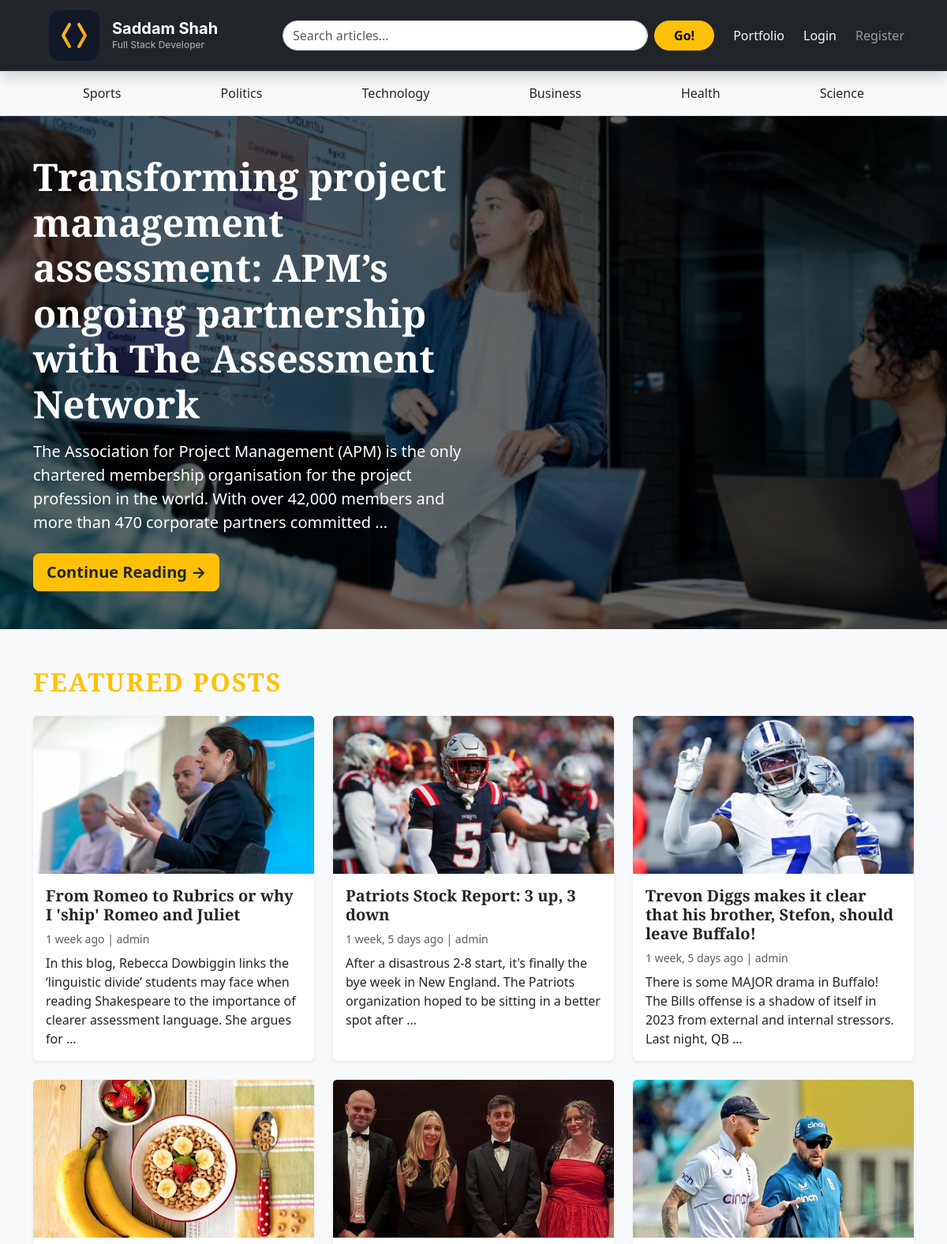
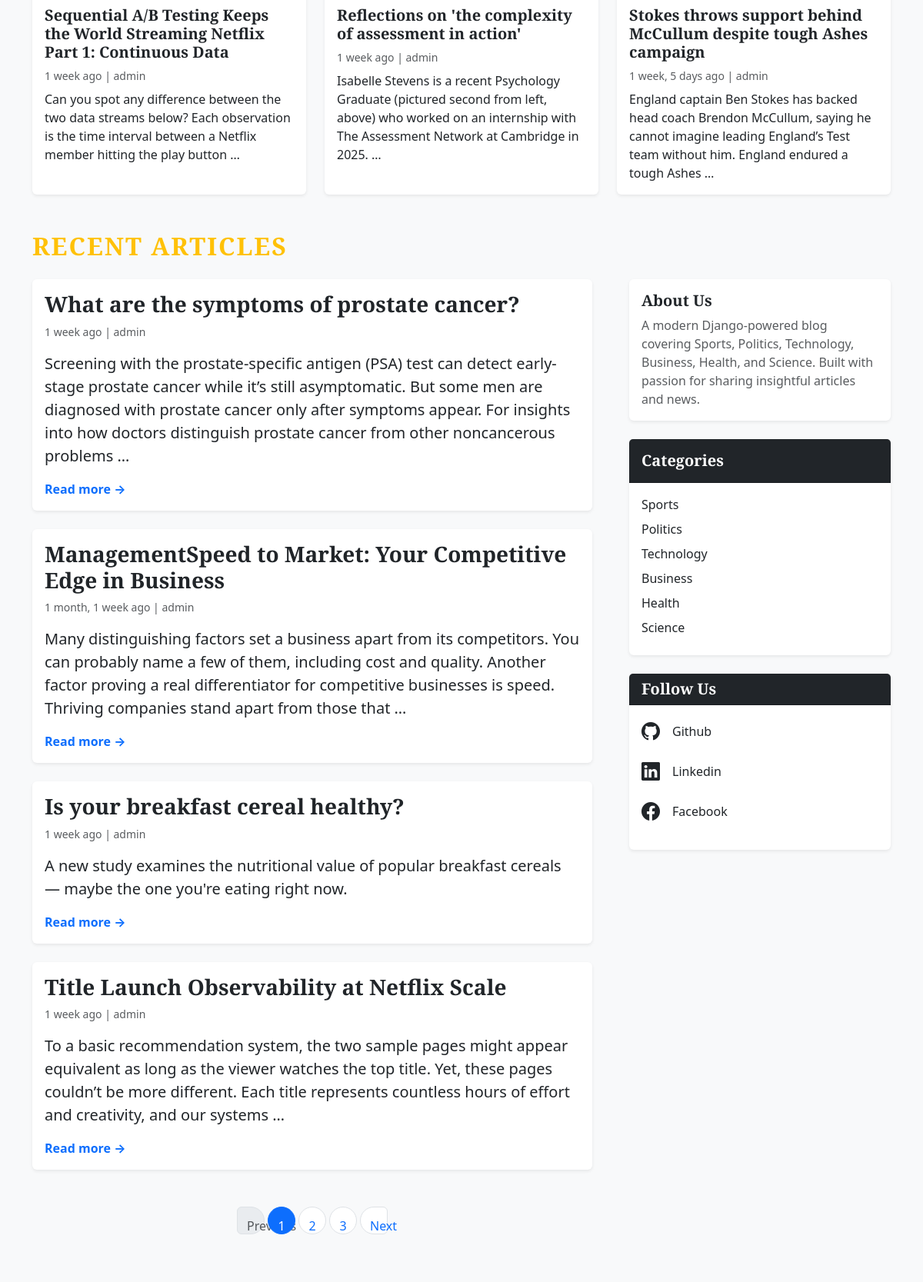
The page / (upper part) on the database its author committed (2 pictures, top to bottom).
### blogs/models.py (models this page shows, shortened)
class Category(models.Model):
    category_name = models.CharField(max_length = 50, unique=True)
    created_at = models.DateTimeField(auto_now_add=True)
    updated_at = models.DateTimeField(auto_now=True)
    class Meta:
        verbose_name_plural = 'categories'

class Blog(models.Model):
    title = models.CharField(max_length=100)
    slug = models.SlugField(max_length=150, unique=True, blank=True)
    category = models.ForeignKey(Category, on_delete=models.CASCADE)
    author = models.ForeignKey(User, on_delete=models.CASCADE)
    featured_image = models.ImageField(upload_to='uploads/%Y/%m/%d')
    short_description = models.TextField(max_length=500)
    blog_body = models.TextField(max_length=2000)
    status = models.CharField(max_length = 20, choices = STATUS_CHOICES, default = 'Draft')
    is_featured = models.BooleanField(default=True)
    created_at = models.DateTimeField(auto_now_add=True)
    updated_at = models.DateTimeField(auto_now=True)

### assignments/models.py (models this page shows, shortened)
class About(models.Model):
    about_heading = models.CharField(max_length=25)
    about_description = models.TextField(max_length=255)
    created_at = models.DateTimeField(auto_now_add=True)
    updated_at = models.DateTimeField(auto_now=True)
    class Meta:
        verbose_name_plural = 'About'

class SocialLink(models.Model):
    platform = models.CharField(max_length= 25)
    link = models.URLField(max_length=100)
    created_at = models.DateTimeField(auto_now_add=True)
    updated_at = models.DateTimeField(auto_now=True)
    class Meta:
        verbose_name_plural = 'SocialLink'

### blog_main/views.py (the view)
# urls.py: 2. Add a URL to urlpatterns:  path('', views.home, name='home')
def home(request):
    featured_posts = Blog.objects.filter(is_featured = True, status = 'Published').order_by('updated_at')
    all_posts = Blog.objects.filter(is_featured = False, status = 'Published').order_by('-updated_at')
    paginator = Paginator(all_posts, 4)
    page_number = request.GET.get('page')
    page_obj = paginator.get_page(page_number)
    try:
        about = About.objects.get()
    except:
        about = None
    context = {
        'featured_posts' : featured_posts,
        'page_obj' : page_obj,
        'about' : about,
    }
    return render(request, 'home.html', context)

### blogs/context_processors.py (called while the page is built)
def get_categories(request):
    categories = Category.objects.all()
    return dict(categories = categories)

def get_social_links(request):
    social_links = SocialLink.objects.all()
    return dict(social_links = social_links)

### templates/home.html (shortened to what this page needs)
{% extends 'base.html' %}
{% load static %}
{% block content %}
{% for post in featured_posts %}
  {% if forloop.first %}
  <section class="py-5 text-white position-relative overflow-hidden"
           style="background: linear-gradient(rgba(0,0,0,0.6), rgba(0,0,0,0.6)), url('{{ post.featured_image.url }}') center/cover no-repeat; min-height: 80vh;">
    <div class="container h-100 d-flex align-items-center">
      <div class="col-lg-7 col-xl-6">
        <h1 class="display-4 fw-bold mb-3">{{ post.title }}</h1>
        <p class="lead mb-4">{{ post.short_description|truncatewords:30 }}</p>
        <a href="{% url 'blogs' post.slug %}" class="btn btn-warning btn-lg fw-bold text-dark">
          Continue Reading →
        </a>
      </div>
    </div>
  </section>
  {% endif %}
{% endfor %}
{% if featured_posts|length > 1 %}
<div class="container my-5">
  <h2 class="text-uppercase text-warning fw-bold mb-4" style="letter-spacing: 2px;">Featured Posts</h2>
  <div class="row g-4">
    {% for post in featured_posts %}
      {% if not forloop.first %}
      <div class="col-md-6 col-lg-4">
        <div class="card h-100 border-0 shadow-sm hover-shadow transition">
          {% if post.featured_image %}
          <img src="{{ post.featured_image.url }}" class="card-img-top" alt="{{ post.title }}" style="height: 200px; object-fit: cover;">
          {% endif %}
          <div class="card-body d-flex flex-column">
            <h5 class="card-title fw-bold">
              <a href="{% url 'blogs' post.slug %}" class="text-dark text-decoration-none stretched-link">{{ post.title }}</a>
            </h5>
            <p class="text-muted small mb-2">{{ post.created_at|timesince }} ago | {{ post.author }}</p>
            <p class="card-text flex-grow-1">{{ post.short_description|truncatewords:25 }}</p>
          </div>
        </div>
      </div>
      {% endif %}
    {% endfor %}
  </div>
</div>
{% endif %}
<div class="container my-5">
  <h2 class="text-uppercase text-warning fw-bold mb-4" style="letter-spacing: 2px;">Recent Articles</h2>
  <div class="row g-5">
    <main class="col-lg-8">
      {% for post in page_obj %}
      <article class="card border-0 mb-4 shadow-sm hover-shadow transition">
        <div class="card-body">
          <h3 class="fw-bold mb-2">
            <a href="{% url 'blogs' post.slug %}" class="text-dark text-decoration-none">{{ post.title }}</a>
          </h3>
          <p class="text-muted small mb-3">{{ post.created_at|timesince }} ago | {{ post.author }}</p>
          <p class="lead">{{ post.short_description|truncatewords:40 }}</p>
          <a href="{% url 'blogs' post.slug %}" class="text-primary fw-bold text-decoration-none">Read more →</a>
        </div>
      </article>
      {% empty %}
      <p class="text-muted">No recent articles available.</p>
      {% endfor %}
{% if page_obj.has_other_pages %}
<div class="container mt-5">
    <nav aria-label="Recent posts pagination">
        <ul class="pagination justify-content-center">
            {% if page_obj.has_previous %}
            <li class="page-item">
                <a class="page-link" href="?page={{ page_obj.previous_page_number }}">Previous</a>
            </li>
            {% else %}
            <li class="page-item disabled">
                <span class="page-link">Previous</span>
            </li>
            {% endif %}
            {% for num in page_obj.paginator.page_range %}
                {% if page_obj.number == num %}
                <li class="page-item active">
                    <span class="page-link">{{ num }}</span>
                </li>
                {% elif num >= page_obj.number|add:"-2" and num <= page_obj.number|add:"2" %}
                <li class="page-item">
                    <a class="page-link" href="?page={{ num }}">{{ num }}</a>
                </li>
                {% endif %}
            {% endfor %}
            {% if page_obj.has_next %}
            <li class="page-item">
                <a class="page-link" href="?page={{ page_obj.next_page_number }}">Next</a>
            </li>
            {% else %}
            <li class="page-item disabled">
                <span class="page-link">Next</span>
            </li>
            {% endif %}
        </ul>
    </nav>
</div>
{% endif %}
    </main>
    <aside class="col-lg-4">
      <div class="card border-0 shadow-sm mb-4">
        <div class="card-body">
          <h5 class="card-title fw-bold">{{ about.about_heading }}</h5>
          <p class="card-text text-muted">{{ about.about_description }}</p>
        </div>
      </div>
    <div class="card mb-4 border-0 shadow-sm">
        <div class="card-header bg-dark text-white py-3">
            <h5 class="mb-0 fw-bold">Categories</h5>
        </div>
        <div class="card-body">
            <ul class="list-unstyled mb-0">
                {% for cat in categories %}
                <li class="mb-2">
                    <a href="{% url 'posts_by_category' cat.id %}"
                       class="text-decoration-none text-dark hover-link">
                        {{ cat.category_name }}
                    </a>
                </li>
                {% empty %}
                <li class="text-muted">No categories available</li>
                {% endfor %}
            </ul>
        </div>
    </div>
      {% if social_links %}
      <div class="card border-0 shadow-sm">
        <div class="card-header bg-dark text-white">
          <h5 class="mb-0 fw-bold">Follow Us</h5>
        </div>
        <div class="card-body">
          <ul class="list-unstyled mb-0">
            {% for link in social_links %}
            <li class="mb-3">
              <a href="{{ link.link }}" target="_blank" rel="noopener"
                 class="d-flex align-items-center text-decoration-none text-dark fw-medium">
                <i class="bi bi-{{ link.platform|lower }} me-3 fs-4 text-dark"></i>
                {{ link.platform|title }}
              </a>
            </li>
            {% endfor %}
          </ul>
        </div>
      </div>
      {% endif %}
    </aside>
  </div>
</div>
{% endblock %}

### templates/base.html (shortened to what this page needs)
{% load static %}
<!DOCTYPE html>
<html lang="en" class="h-100">
<head>
    <link href="https://cdnjs.cloudflare.com/ajax/libs/font-awesome/4.7.0/css/font-awesome.min.css" rel="stylesheet">
    <link href="https://cdn.jsdelivr.net/npm/bootstrap@5.3.3/dist/css/bootstrap.min.css" rel="stylesheet">
    <link rel="stylesheet" href="https://cdn.jsdelivr.net/npm/bootstrap-icons@1.11.3/font/bootstrap-icons.min.css">
    <link rel="stylesheet" href="{% static 'css/blog.css' %}">
</head>
<body class="d-flex flex-column h-100 bg-light">
    <header class="sticky-top bg-dark shadow">
        <nav class="navbar navbar-expand-lg navbar-dark container-xl px-3 py-2">
            <a class="navbar-brand d-flex align-items-center" href="/">
                <a class="navbar-brand d-flex align-items-center" href="/">
    {% include "includes/logo.svg" %}
</a>
              </a>
            <div class="collapse navbar-collapse" id="navbarContent">
                <form action="{% url 'search' %}" class="d-flex mx-auto my-2 my-lg-0 w-100 w-lg-50">
                    <input class="form-control me-2 rounded-pill" type="search" name="keyword" value="{{ keyword }}" placeholder="Search articles..." aria-label="Search">
                    <button class="btn btn-warning rounded-pill px-4 fw-bold" type="submit">Go!</button>
                </form>
                <ul class="navbar-nav ms-lg-3 d-flex align-items-center">
                    <li class="nav-item">
                        <a class="nav-link text-light btn btn-sm btn-primary me-2" href="{% url 'portfolio:project_list' %}">Portfolio</a>
                    </li>
                    {% if not user.is_authenticated %}
                    <li class="nav-item">
                        <a class="nav-link text-light btn btn-sm btn-primary me-2" href="{% url 'login' %}">Login</a>
                    </li>
                    <li class="nav-item">
                        <a class="nav-link btn btn-sm btn-primary" href="{% url 'register' %}">Register</a>
                    </li>
                    {% endif %}
                </ul>
            </div>
        </nav>
    </header>
    <div class="bg-light border-bottom shadow-sm">
        <div class="container py-2">
            <ul class="nav nav-pills nav-fill flex-nowrap overflow-auto" role="tablist">
                {% for cat in categories %}
                <li class=" nav-item mx-1">
                    <a class="nav-link text-dark rounded-pill px-4 py-2 fw-medium nav-link btn btn-sm btn-warning"
                       href="{% url 'posts_by_category' cat.id %}">
                        {{ cat.category_name }}
                    </a>
                </li>
                {% endfor %}
            </ul>
        </div>
    </div>
    <main class="flex-grow-1 py-0 py-lg-0">
        <div class="">
            {% block content %}
            {% endblock %}
        </div>
    </main>
<footer class="bg-dark text-light py-4 mt-auto">
    <div class="container">
        <div class="row g-5">
        </div>
    </div>
</footer>
</body>
</html>

### blog_main/static/css/blog.css (style rules this page uses)
h1, h2, h3, h4, h5, h6 { font-family: "Playfair Display", Georgia, "Times New Roman", serif; }
.display-4 { font-size: 2.5rem; }
@media (min-width: 768px) { .display-4 { font-size: 3rem; } }
.transition { transition: all 0.3s ease; }
.stretched-link::after { position: absolute; top: 0; right: 0; bottom: 0; left: 0; z-index: 1; content: ""; }
.pagination .page-link { margin: 0 5px; border-radius: 50%; width: 36px; height: 36px; line-height: 36px; text-align: center; }

### rows shown on the page
Category: category_name "Sports"
Category: category_name "Politics"
Category: category_name "Technology"
Category: category_name "Business"
Category: category_name "Health"
Category: category_name "Science"
Blog: featured_image (picture), title "Transforming project management assessment: APM’s ongoing partnership with The Assessment Network", short_description "The Association for Project Management (APM) is the only chartered membership organisation for the project profession in the world. With over 42,000 members and more than 470 corporate partners committed …"
Blog: featured_image (picture), title "From Romeo to Rubrics or why I 'ship' Romeo and Juliet", created_at "1 week", author "admin", short_description "In this blog, Rebecca Dowbiggin links the ‘linguistic divide’ students may face when reading Shakespeare to the importance of clearer assessment language. She argues for …"
Blog: featured_image (picture), title "Patriots Stock Report: 3 up, 3 down", created_at "1 week, 5 days", author "admin", short_description "After a disastrous 2-8 start, it's finally the bye week in New England. The Patriots organization hoped to be sitting in a better spot after …"
Blog: featured_image (picture), title "Trevon Diggs makes it clear that his brother, Stefon, should leave Buffalo!", created_at "1 week, 5 days", author "admin", short_description "There is some MAJOR drama in Buffalo! The Bills offense is a shadow of itself in 2023 from external and internal stressors. Last night, QB …"
Blog: featured_image (picture), title "Sequential A/B Testing Keeps the World Streaming Netflix Part 1: Continuous Data", created_at "1 week", author "admin", short_description "Can you spot any difference between the two data streams below? Each observation is the time interval between a Netflix member hitting the play button …"
Blog: featured_image (picture), title "Reflections on 'the complexity of assessment in action'", created_at "1 week", author "admin", short_description "Isabelle Stevens is a recent Psychology Graduate (pictured second from left, above) who worked on an internship with The Assessment Network at Cambridge in 2025. …"
Blog: featured_image (picture), title "Stokes throws support behind McCullum despite tough Ashes campaign", created_at "1 week, 5 days", author "admin", short_description "England captain Ben Stokes has backed head coach Brendon McCullum, saying he cannot imagine leading England’s Test team without him. England endured a tough Ashes …"
Blog: title "What are the symptoms of prostate cancer?", created_at "1 week", author "admin", short_description "Screening with the prostate-specific antigen (PSA) test can detect early-stage prostate cancer while it’s still asymptomatic. But some men are diagnosed with prostate cancer only after symptoms appear. For insights into how doctors distinguish prostate cancer from other noncancerous problems …"
Blog: title "ManagementSpeed to Market: Your Competitive Edge in Business", created_at "1 month, 1 week", author "admin", short_description "Many distinguishing factors set a business apart from its competitors. You can probably name a few of them, including cost and quality. Another factor proving a real differentiator for competitive businesses is speed. Thriving companies stand apart from those that …"
Blog: title "Is your breakfast cereal healthy?", created_at "1 week", author "admin", short_description "A new study examines the nutritional value of popular breakfast cereals — maybe the one you're eating right now."
Blog: title "Title Launch Observability at Netflix Scale", created_at "1 week", author "admin", short_description "To a basic recommendation system, the two sample pages might appear equivalent as long as the viewer watches the top title. Yet, these pages couldn’t be more different. Each title represents countless hours of effort and creativity, and our systems …"
About: about_heading "About Us", about_description "A modern Django-powered blog covering Sports, Politics, Technology, Business, Health, and Science. Built with passion for sharing insightful articles and news."
SocialLink: platform "Github"
SocialLink: platform "Linkedin"
SocialLink: platform "Facebook"

### other values the page prints
{{ num }} "1"
{{ num }} "2" "3"
